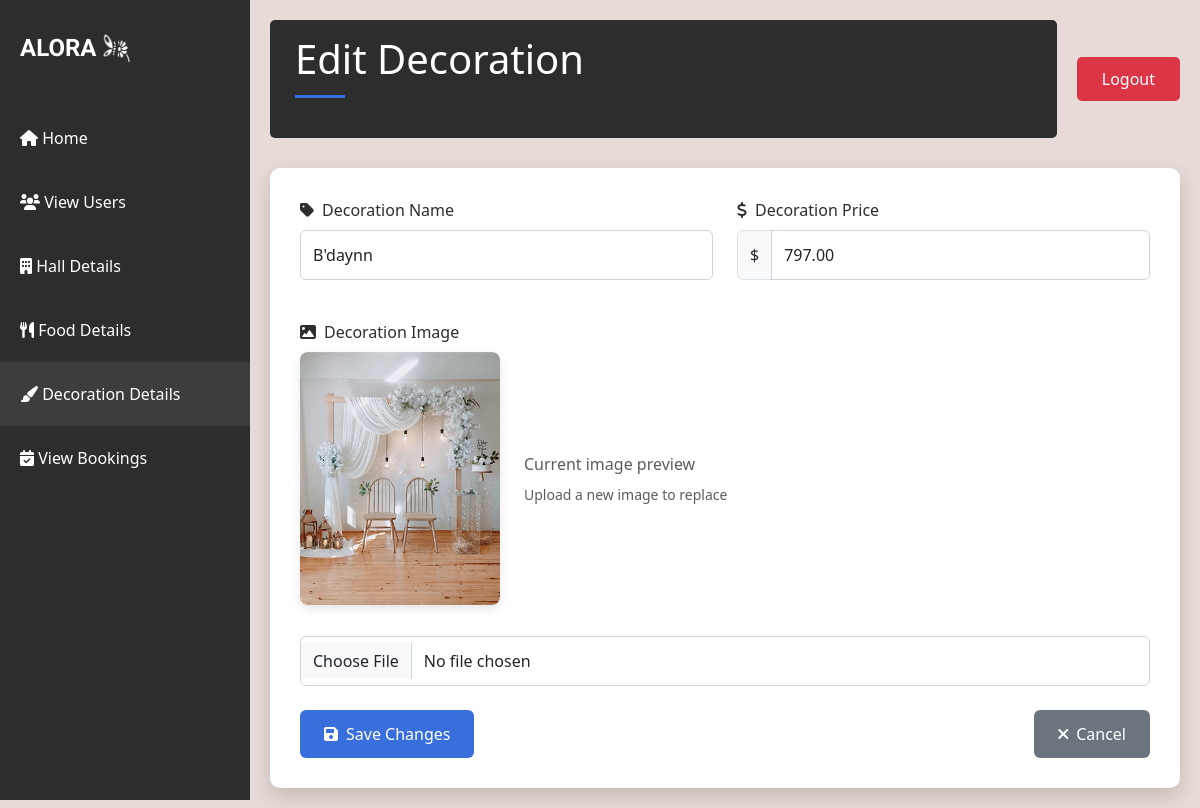
/update_decoration/6/ (signed in), run on the app's committed database.
### app/models.py (models this page shows)
class Decoration(models.Model):
    decoration_name=models.CharField(max_length=100,null=True)
    decoration_image=models.ImageField(upload_to='images/')
    decoration_price=(models.DecimalField(max_digits=10,decimal_places=2))

### app/views.py (the view, shortened to what this page needs)
# urls.py: path('update_decoration/<int:id>/',views.update_decoration,name='update_decoration'),
@login_required(login_url='login')
def update_decoration(request, id):
    if not request.user.is_staff:
        messages.error(request, "You are not authorized to perform this action.")
        return redirect('admin_dash')
    decoration = get_object_or_404(Decoration, id=id)
    return render(request, 'update_decoration.html', {'decoration': decoration})

### templates/update_decoration.html (shortened to what this page needs)
{% load static %}
<!DOCTYPE html>
<html lang="en">
<head>
    <link href="https://cdn.jsdelivr.net/npm/bootstrap@5.3.0/dist/css/bootstrap.min.css" rel="stylesheet">
    <link rel="stylesheet" href="https://cdnjs.cloudflare.com/ajax/libs/font-awesome/6.0.0-beta3/css/all.min.css">
</head>
<body>
    <div class="sidebar">
        <div class="logo-container">
            <div class="logo">ALORA</div>
            <img src="{% static 'alora_icon.png' %}" alt="Light Bulb" class="logo-image">
        </div>
        <nav class="nav flex-column">
            <a class="nav-link" href="{% url 'admin_dash' %}">
                <i class="fas fa-home"></i> Home
            </a>
            <a class="nav-link" href="{% url 'view_users' %}">
                <i class="fas fa-users"></i> View Users
            </a>
            <a class="nav-link" href="{% url 'hall_details' %}">
                <i class="fas fa-building"></i> Hall Details
            </a>
            <a class="nav-link" href="{% url 'food_details' %}">
                <i class="fas fa-utensils"></i> Food Details
            </a>
            <a class="nav-link active" href="{% url 'decoration_details' %}">
                <i class="fas fa-paint-brush"></i> Decoration Details
            </a>
            <a class="nav-link" href="{% url 'admin_view_booking' %}">
                <i class="fas fa-calendar-check"></i> View Bookings
            </a>
        </nav>
    </div>
    <div class="main-content">
        <div class="top-nav">
            <div class="welcome-section">
                <h1 class="page-title">Edit Decoration</h1>
            </div>
            <a href="{% url 'logout' %}" class="logout-btn">Logout</a>
        </div>
        <div class="form-container">
            <form method="POST" enctype="multipart/form-data">
                <div class="row mb-4">
                    <div class="col-md-6 mb-3">
                        <label for="decoration_name" class="form-label">
                            <i class="fas fa-tag me-2"></i>Decoration Name
                        </label>
                        <input type="text" name="decoration_name" id="decoration_name" class="form-control" value="{{ decoration.decoration_name }}" required>
                    </div>
                    <div class="col-md-6 mb-3">
                        <label for="decoration_price" class="form-label">
                            <i class="fas fa-dollar-sign me-2"></i>Decoration Price
                        </label>
                        <div class="input-group">
                            <span class="input-group-text">$</span>
                            <input type="text" name="decoration_price" id="decoration_price" class="form-control" value="{{ decoration.decoration_price }}" required>
                        </div>
                    </div>
                </div>
                <div class="mb-4">
                    <label for="decoration_image" class="form-label">
                        <i class="fas fa-image me-2"></i>Decoration Image
                    </label>
                    <div class="d-flex align-items-center mb-3">
                        <img src="{{ decoration.decoration_image.url }}" alt="Current Image" class="preview-image me-4">
                        <div>
                            <p class="text-muted mb-2">Current image preview</p>
                            <p class="text-muted small">Upload a new image to replace</p>
                        </div>
                    </div>
                    <div class="input-group">
                        <input type="file" name="decoration_image" id="decoration_image" class="form-control" accept="image/*">
                    </div>
                </div>
                <div class="d-flex justify-content-between mt-4">
                    <button type="submit" class="btn btn-primary">
                        <i class="fas fa-save me-2"></i>Save Changes
                    </button>
                    <a href="{% url 'decoration_details' %}" class="btn btn-secondary">
                        <i class="fas fa-times me-2"></i>Cancel
                    </a>
                </div>
            </form>
        </div>
    </div>
</body>
</html>

### templates/update_decoration.html (style rules this page uses)
body { background-color: #e8dad6; min-height: 100vh; }
.sidebar { background-color: #2d2d2d; color: white; min-height: 100vh; padding-top: 20px; position: fixed; width: 250px; transition: all 0.3s; }
.logo-container { display: flex; align-items: center; justify-content: flex-start; padding: 10px 20px; margin-bottom: 30px; }
.logo { font-family: 'Irish Grover'; font-size: 24px; font-weight: bold; }
.logo-image { width: 30px; height: 30px; margin-left: 5px; }
.nav-link { color: #ffffff; padding: 20px 20px; transition: all 0.3s; font-size: 16px; }
.nav-link.active { background-color: #3d3d3d; }
.main-content { margin-left: 250px; padding: 20px; transition: all 0.3s; }
.top-nav { display: flex; justify-content: space-between; align-items: center; margin-bottom: 30px; }
.welcome-section { background-color: #2d2d2d; color: white; padding: 15px 25px; border-radius: 5px; flex-grow: 1; margin-right: 20px; }
.logout-btn { background-color: #dc3545; color: white; border: none; padding: 10px 25px; border-radius: 5px; text-decoration: none; transition: background-color 0.3s; }
.form-container { background-color: white; border-radius: 10px; box-shadow: 0 8px 20px rgba(0, 0, 0, 0.15); padding: 30px; margin-top: 20px; }
.page-title { color: white; margin-bottom: 25px; font-weight: 500; position: relative; padding-bottom: 15px; }
.page-title:after { content: ''; position: absolute; left: 0; bottom: 0; width: 50px; height: 3px; background-color: #386fdd; }
.form-label { font-weight: 500; color: #2d2d2d; margin-bottom: 8px; }
.form-control { border-radius: 6px; border: 1px solid #ced4da; padding: 12px; transition: all 0.3s; }
.btn-primary { background-color: #386fdd; border: none; padding: 12px 24px; border-radius: 6px; font-weight: 500; transition: all 0.3s; }
.btn-secondary { background-color: #6c757d; border: none; padding: 12px 24px; border-radius: 6px; font-weight: 500; transition: all 0.3s; }
.preview-image { border-radius: 8px; box-shadow: 0 4px 8px rgba(0, 0, 0, 0.1); max-width: 200px; margin-bottom: 15px; transition: transform 0.3s; }

### data on the page
Decoration: decoration_name "B'daynn", decoration_price "797.00", decoration_image (picture)
